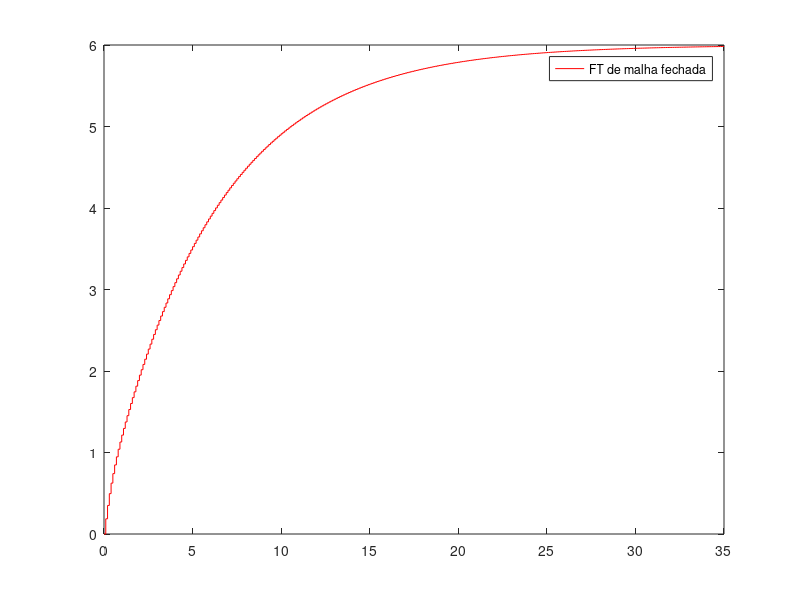
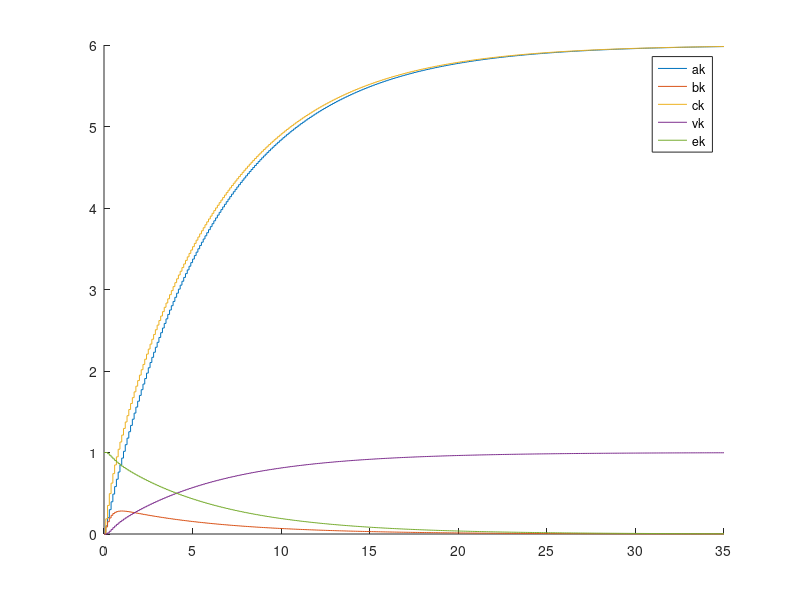

Here is the MATLAB script that generated these plots, in order:
close all; clear all; clc;
T = 0.1;

G1s = tf(1,[1 0]);
G2s = tf(1,[1 3]);
Hs = tf(1,[1 6]);

G1z = c2d(G1s,T);
G2z = c2d(G2s,T);
Hz = c2d(Hs,T);

Gz = minreal(G1z+G2z);
FTMA = Gz*Hz;
FTMF = Gz/(1+(Gz*Hz));

Tf = 35;
k = 0:Tf/T;
rk = ones(length(k));

ak(1) = 0;
bk(1) = 0;
ck(1) = ak(1) + bk(1);
vk(1) = 0;
ek(1) = rk(1) - vk(1);

for j=2:length(k)
    ak(j) = 0.1*ek(j-1) + 1*ak(j-1);
    bk(j) = 0.08639*ek(j-1) + 0.7408*bk(j-1);
    ck(j) = ak(j) + bk(j);
    vk(j) = 0.0752*ck(j-1) + 0.5488*vk(j-1);
    ek(j) = rk(j) - vk(j);
end

figure(1); hold on;
step(FTMF,'b');
stairs(k*T,ck,'r');
hold off; legend('FT de malha fechada','Equação Recursiva C(kT)');

figure(2); hold on;
stairs(k*T,ak);
stairs(k*T,bk);
stairs(k*T,ck);
stairs(k*T,vk);
stairs(k*T,ek);
hold off;
legend('ak','bk','ck','vk','ek');

[n,d] = tfdata(minreal(tf([1 -1],1,T)*FTMA/T),'v');
Kp = polyval(n,1)/polyval(d,1);
ess = 1/Kp;
